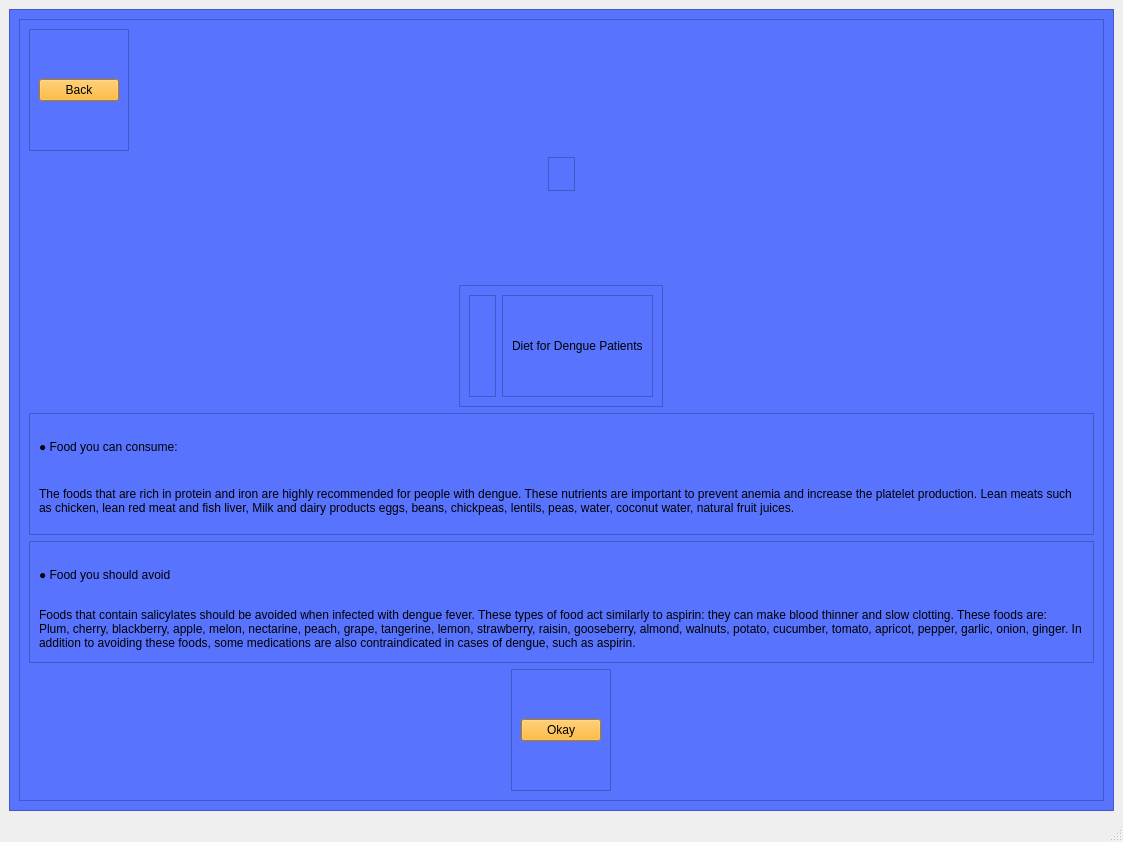
<?xml version="1.0" encoding="UTF-8"?>
<ui version="4.0">
 <class>dengue</class>
 <widget class="QMainWindow" name="dengue">
  <property name="geometry">
   <rect>
    <x>0</x>
    <y>0</y>
    <width>1123</width>
    <height>842</height>
   </rect>
  </property>
  <property name="windowTitle">
   <string>MainWindow</string>
  </property>
  <widget class="QWidget" name="centralwidget">
   <layout class="QGridLayout" name="gridLayout">
    <item row="1" column="0">
     <widget class="QScrollArea" name="scrollArea">
      <property name="styleSheet">
       <string notr="true">background-color: rgb(88, 116, 255);
/*background-color: rgb(255, 255, 222);*/</string>
      </property>
      <property name="widgetResizable">
       <bool>true</bool>
      </property>
      <widget class="QWidget" name="scrollAreaWidgetContents">
       <property name="geometry">
        <rect>
         <x>0</x>
         <y>0</y>
         <width>1086</width>
         <height>818</height>
        </rect>
       </property>
       <layout class="QHBoxLayout" name="horizontalLayout">
        <item>
         <widget class="QFrame" name="frame">
          <property name="maximumSize">
           <size>
            <width>16777215</width>
            <height>800</height>
           </size>
          </property>
          <property name="frameShape">
           <enum>QFrame::StyledPanel</enum>
          </property>
          <property name="frameShadow">
           <enum>QFrame::Raised</enum>
          </property>
          <layout class="QVBoxLayout" name="verticalLayout">
           <item alignment="Qt::AlignLeft">
            <widget class="QFrame" name="frame_8">
             <property name="frameShape">
              <enum>QFrame::StyledPanel</enum>
             </property>
             <property name="frameShadow">
              <enum>QFrame::Raised</enum>
             </property>
             <layout class="QVBoxLayout" name="verticalLayout_7">
              <item>
               <widget class="QPushButton" name="cbback">
                <property name="styleSheet">
                 <string notr="true">border-radius: 0.5em;
background-color: rgb(255, 174, 13);
padding-top: 0.30em;
padding-bottom: 0.30em;
padding-left: 0.85em;
padding-right: 0.85em;
font: 500 11pt &quot;Poppins&quot;;</string>
                </property>
                <property name="text">
                 <string>Back</string>
                </property>
               </widget>
              </item>
             </layout>
            </widget>
           </item>
           <item alignment="Qt::AlignHCenter|Qt::AlignTop">
            <widget class="QFrame" name="frame_6">
             <property name="frameShape">
              <enum>QFrame::StyledPanel</enum>
             </property>
             <property name="frameShadow">
              <enum>QFrame::Raised</enum>
             </property>
             <layout class="QVBoxLayout" name="verticalLayout_5">
              <item>
               <widget class="QLabel" name="label_4">
                <property name="text">
                 <string/>
                </property>
                <property name="pixmap">
                 <pixmap>../images/PoCoH.png</pixmap>
                </property>
               </widget>
              </item>
             </layout>
            </widget>
           </item>
           <item alignment="Qt::AlignHCenter">
            <widget class="QFrame" name="frame_2">
             <property name="maximumSize">
              <size>
               <width>1000</width>
               <height>16777215</height>
              </size>
             </property>
             <property name="frameShape">
              <enum>QFrame::StyledPanel</enum>
             </property>
             <property name="frameShadow">
              <enum>QFrame::Raised</enum>
             </property>
             <layout class="QHBoxLayout" name="horizontalLayout_2">
              <item>
               <widget class="QFrame" name="frame_4">
                <property name="maximumSize">
                 <size>
                  <width>1000</width>
                  <height>1000</height>
                 </size>
                </property>
                <property name="frameShape">
                 <enum>QFrame::StyledPanel</enum>
                </property>
                <property name="frameShadow">
                 <enum>QFrame::Raised</enum>
                </property>
                <layout class="QVBoxLayout" name="verticalLayout_3">
                 <item alignment="Qt::AlignTop">
                  <widget class="QLabel" name="label">
                   <property name="maximumSize">
                    <size>
                     <width>200</width>
                     <height>16777215</height>
                    </size>
                   </property>
                   <property name="text">
                    <string/>
                   </property>
                   <property name="pixmap">
                    <pixmap>../images/disease/3.jpg</pixmap>
                   </property>
                   <property name="scaledContents">
                    <bool>true</bool>
                   </property>
                  </widget>
                 </item>
                </layout>
               </widget>
              </item>
              <item>
               <widget class="QFrame" name="frame_5">
                <property name="frameShape">
                 <enum>QFrame::StyledPanel</enum>
                </property>
                <property name="frameShadow">
                 <enum>QFrame::Raised</enum>
                </property>
                <layout class="QVBoxLayout" name="verticalLayout_2">
                 <item>
                  <widget class="QLabel" name="label_2">
                   <property name="styleSheet">
                    <string notr="true">font: 700 18pt &quot;Poppins&quot;;</string>
                   </property>
                   <property name="text">
                    <string>Diet for Dengue Patients</string>
                   </property>
                  </widget>
                 </item>
                </layout>
               </widget>
              </item>
             </layout>
            </widget>
           </item>
           <item>
            <widget class="QFrame" name="frame_10">
             <property name="frameShape">
              <enum>QFrame::StyledPanel</enum>
             </property>
             <property name="frameShadow">
              <enum>QFrame::Raised</enum>
             </property>
             <layout class="QVBoxLayout" name="verticalLayout_9">
              <item>
               <widget class="QLabel" name="label_9">
                <property name="styleSheet">
                 <string notr="true">font: 500 12pt &quot;Poppins&quot;;</string>
                </property>
                <property name="text">
                 <string>● Food you can consume:</string>
                </property>
               </widget>
              </item>
              <item>
               <widget class="QLabel" name="label_8">
                <property name="styleSheet">
                 <string notr="true">font: 400 12pt &quot;Poppins&quot;;</string>
                </property>
                <property name="text">
                 <string>The foods that are rich in protein and iron are highly recommended for people with dengue. These nutrients are important to prevent anemia and increase the platelet production. Lean meats such as chicken, lean red meat and fish liver, Milk and dairy products eggs, beans, chickpeas, lentils, peas, water, coconut water, natural fruit juices.</string>
                </property>
                <property name="wordWrap">
                 <bool>true</bool>
                </property>
               </widget>
              </item>
             </layout>
            </widget>
           </item>
           <item>
            <widget class="QFrame" name="frame_9">
             <property name="frameShape">
              <enum>QFrame::StyledPanel</enum>
             </property>
             <property name="frameShadow">
              <enum>QFrame::Raised</enum>
             </property>
             <layout class="QVBoxLayout" name="verticalLayout_8">
              <item>
               <widget class="QLabel" name="label_5">
                <property name="styleSheet">
                 <string notr="true">font: 500 12pt &quot;Poppins&quot;;</string>
                </property>
                <property name="text">
                 <string>● Food you should avoid</string>
                </property>
               </widget>
              </item>
              <item>
               <widget class="QLabel" name="label_6">
                <property name="styleSheet">
                 <string notr="true">font: 400 12pt &quot;Poppins&quot;;</string>
                </property>
                <property name="text">
                 <string>Foods that contain salicylates should be avoided when infected with dengue fever. These types of food act similarly to aspirin: they can make blood thinner and slow clotting. These foods are:
Plum, cherry, blackberry, apple, melon, nectarine, peach, grape, tangerine, lemon, strawberry, raisin, gooseberry, almond, walnuts, potato, cucumber, tomato, apricot, pepper, garlic, onion, ginger. In addition to avoiding these foods, some medications are also contraindicated in cases of dengue, such as aspirin. </string>
                </property>
                <property name="wordWrap">
                 <bool>true</bool>
                </property>
               </widget>
              </item>
             </layout>
            </widget>
           </item>
           <item alignment="Qt::AlignHCenter">
            <widget class="QFrame" name="frame_7">
             <property name="frameShape">
              <enum>QFrame::StyledPanel</enum>
             </property>
             <property name="frameShadow">
              <enum>QFrame::Raised</enum>
             </property>
             <layout class="QVBoxLayout" name="verticalLayout_6">
              <item>
               <widget class="QPushButton" name="cbokay">
                <property name="styleSheet">
                 <string notr="true">border-radius: 0.5em;
background-color: rgb(255, 174, 13);
padding-top: 0.30em;
padding-bottom: 0.30em;
padding-left: 1.5em;
padding-right: 1.5em;
font: 500 12pt &quot;Poppins&quot;;</string>
                </property>
                <property name="text">
                 <string>Okay</string>
                </property>
               </widget>
              </item>
             </layout>
            </widget>
           </item>
          </layout>
         </widget>
        </item>
       </layout>
      </widget>
     </widget>
    </item>
   </layout>
  </widget>
  <widget class="QMenuBar" name="menubar">
   <property name="geometry">
    <rect>
     <x>0</x>
     <y>0</y>
     <width>1123</width>
     <height>22</height>
    </rect>
   </property>
  </widget>
  <widget class="QStatusBar" name="statusbar"/>
 </widget>
 <resources/>
 <connections/>
</ui>
